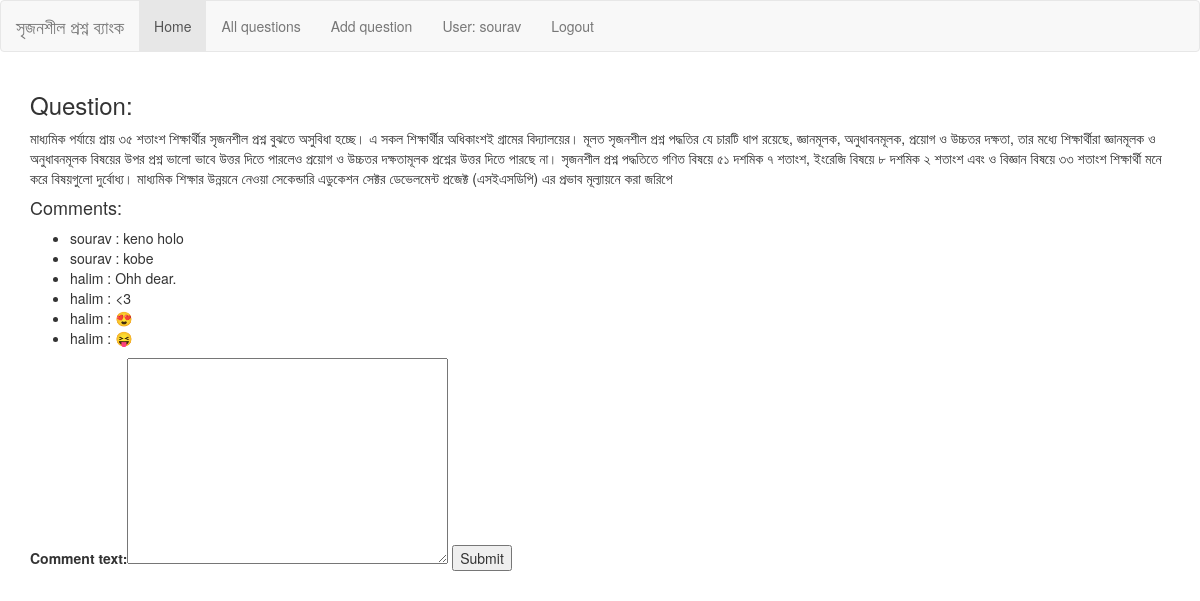
The page /questions/4/ (signed in) on the database its author committed.
### add_content/models.py (models this page shows, shortened)
class Question(models.Model):
    question_name = models.TextField(max_length=300, null=True)
    question_text = models.TextField(max_length=3000)
    user = models.ForeignKey(
        settings.AUTH_USER_MODEL,
        on_delete=models.CASCADE,
        null=True,
    )
    pub_date = models.DateTimeField("Date published")
    STATUS_CHOICES = (
        (ACCEPTED, "Accepted"),
        (PENDING, "Pending"),
        (DISCARDED, "Discarded"),
        (OUTDATED, "Outdated"),
        (USED, "Used"),
        (DELETED, "Deleted"),
    )
    status = models.CharField(
        max_length=9,
        choices=STATUS_CHOICES,
        default=PENDING,
        null=True,
    )
    course = models.ForeignKey(
        Course,
        on_delete=models.CASCADE,
        null=True,
    )
    chapter = models.ForeignKey(
        Chapter,
        on_delete=models.CASCADE,
        null=True,
    )
    difficulty = models.TextField(max_length=20, null=True)
    category = models.TextField(max_length=20, null=True)
    medium = models.TextField(max_length=20, null=True)
    def __str__(self):
        return self.question_text

class Comment(models.Model):
    comment_text = models.TextField(max_length=100)
    question = models.ForeignKey(
        Question,
        on_delete=models.CASCADE,
        null=True,
    )
    user = models.ForeignKey(
        settings.AUTH_USER_MODEL,
        on_delete=models.CASCADE,
        null=True,
    )
    created_date = models.DateTimeField("Date published")

### add_content/views.py (the view)
# urls.py: path('<int:pk>/', views.get_detail_view_with_comment, name='detail'),
@login_required
def get_detail_view_with_comment(request, pk):
    question = get_object_or_404(Question, pk=pk)
    comment_list = Comment.objects.filter(question=question)
    if request.method == "POST":
        form = CommentForm(request.POST)
        if form.is_valid():
            comment_text = form.cleaned_data['comment_text']
            user = request.user
            comment = Comment(
                comment_text=comment_text,
                question=question,
                user=user,
                created_date=timezone.now()
            )
            comment.save()
    else:
        log_table = LogTable(user=request.user,
                             operation="View post " + str(pk),
                             operation_time=timezone.now(),)
        log_table.save()
    new_form = CommentForm()
    return render(request,
                  'add_content/detail.html',
                  {'form': new_form,
                   'question': question,
                   'comment_list': comment_list
                   }
                  )

### add_content/forms.py
class CommentForm(forms.ModelForm):
    class Meta:
        model = Comment
        fields = ('comment_text',)

### add_content/templates/add_content/detail.html (shortened to what this page needs)
{% extends "base_generic.html" %}
{% block content %}
<h3>Question:</h3>
<p>
    {{ question }}
</p>
<h4>Comments:</h4>
{% if comment_list %}
        <ul>
        {% for comment in comment_list %}
            <li>{{ comment.user }} : {{ comment.comment_text }}</li>
        {% endfor %}
        </ul>
    {% endif %}
<form action="." method="post">
    {{ form }}
    <input type="submit" value="Submit" />
</form>
{% endblock %}

### add_content/templates/base_generic.html (shortened to what this page needs)
<!DOCTYPE html>
<html lang="en">
<head>
  <link rel="stylesheet" href="https://maxcdn.bootstrapcdn.com/bootstrap/3.3.7/css/bootstrap.min.css">
  {% load static %}
  <link rel="stylesheet" href="/static/css/styles.css">
</head>
<body>
  {% block navbar %}
  <nav class="navbar navbar-default">
    <div class="container-fluid">
      <div class="navbar-header">
        <a class="navbar-brand" href="#">সৃজনশীল প্রশ্ন ব্যাংক</a>
      </div>
      <ul class="nav navbar-nav">
        <li class="active"><a href="{% url 'questions:index' %}">Home</a></li>
        <li><a href="#">All questions</a></li>
        <li><a href="{% url 'questions:add_question' %}">Add question</a></li>
        {% if user.is_authenticated %}
        <li><a href="{% url 'questions:profile' %}">User: {{ user.get_username }}</a></li>
        <li><a href="{% url 'logout'%}">Logout</a></li>
        {% else %}
        <li><a href="{% url 'login'%}">Login</a></li>
        {% endif %}
      </ul>
    </div>
  </nav>
  {% endblock %}
  <div class="container">
    {% block content %}{% endblock %}
  </div>
</body>
</html>

### rows shown on the page
Question: question_text "মাধ্যমিক পর্যায়ে প্রায় ৩৫ শতাংশ শিক্ষার্থীর সৃজনশীল প্রশ্ন বুঝতে অসুবিধা হচ্ছে। এ সকল শিক্ষার্থীর অধিকাংশই গ্রামের বিদ্যালয়ের। মূলত সৃজনশীল প্রশ্ন পদ্ধতির যে চারটি ধাপ রয়েছে, জ্ঞানমূলক, অনুধাবনমূলক, প্রয়োগ ও উচ্চতর দক্ষতা, তার মধ্যে শিক্ষার্থীরা জ্ঞানমূলক ও অনুধাবনমূলক বিষয়ের উপর প্রশ্ন ভালো ভাবে উত্তর দিতে পারলেও প্রয়োগ ও উচ্চতর দক্ষতামূলক প্রশ্নের উত্তর দিতে পারছে না। সৃজনশীল প্রশ্ন পদ্ধতিতে গণিত বিষয়ে ৫১ দশমিক ৭ শতাংশ, ইংরেজি বিষয়ে ৮ দশমিক ২ শতাংশ এবং ও বিজ্ঞান বিষয়ে ৩৩ শতাংশ শিক্ষার্থী মনে করে বিষয়গুলো দুর্বোধ্য। মাধ্যমিক শিক্ষার উন্নয়নে নেওয়া সেকেন্ডারি এডুকেশন সেক্টর ডেভেলমেন্ট প্রজেক্ট (এসইএসডিপি) এর প্রভাব মূল্যায়নে করা জরিপে"
Comment: user "sourav", comment_text "keno holo"
Comment: user "sourav", comment_text "kobe"
Comment: user "halim", comment_text "Ohh dear."
Comment: user "halim", comment_text "<3"
Comment: user "halim", comment_text "😍"
Comment: user "halim", comment_text "😝"

### other values the page prints
{{ user.get_username }} "sourav"
